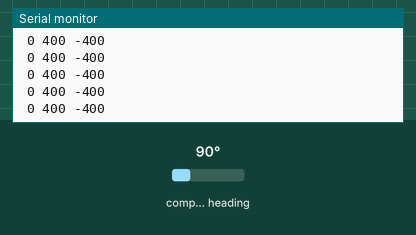
Bench run of a sketch on a simulated Arduino Uno, built with avr-gcc and run on an emulated ATmega328P. Parts: the last lines printed to the serial monitor. Wiring (inferred from the names in the program): HMC5883L compass at I2C address 0x1E. The test bench sets the inputs (shaded band); at power-on: compass heading 90°.

Above: at 1.2 s.
1.3 s: compass heading set to 7°
At 1.69 s:
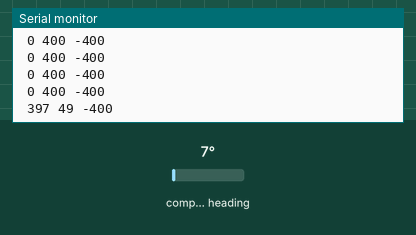
2.8 s: compass heading set to 180°
At 2.95 s:
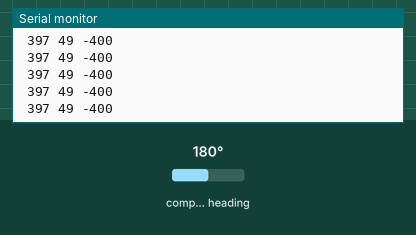
Timing chart, 0 to 5.8 s (numbered marks = the images above; inputs shaded):
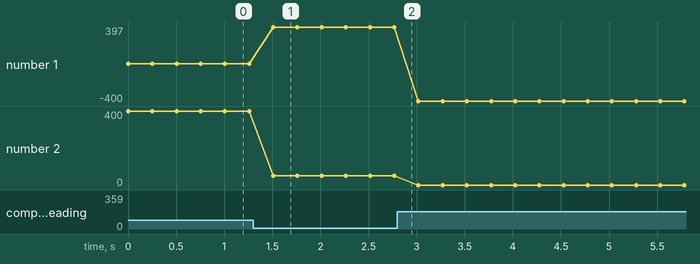

The sketch:

hmc5883.ino
```cpp
#include <Wire.h>

#define address 0x1E //I2C 7bit address of HMC5883

void setup(){

  Serial.begin(9600);
  Wire.begin();

  //Put the HMC5883 IC into the correct operating mode
  Wire.beginTransmission(address);
  Wire.write(0x02);
  Wire.write(0x00);
  Wire.endTransmission();

  /// 0x3C 0x01 0xA0   to set gain 5
  Wire.beginTransmission(address);
  Wire.write(0x3C);
  Wire.write(0x01);
  Wire.write(0xA0);
  Wire.endTransmission();
}

void loop(){

int x,y,z;

//begin reading data
Wire.beginTransmission(address);
Wire.write(0x03); //select register 3, X MSB register
Wire.endTransmission();

//Read data from each axis, 2 registers per axis
Wire.requestFrom(address, 6);
if(6<=Wire.available()){
    x = Wire.read()<<8; //X msb
    x |= Wire.read(); //X lsb
    z = Wire.read()<<8; //Z msb
    z |= Wire.read(); //Z lsb
    y = Wire.read()<<8; //Y msb
    y |= Wire.read(); //Y lsb
}

//Print out values of each axis
Serial.print(' ');
Serial.print(x);
Serial.print(' ');
Serial.print(y);
Serial.print(' ');
Serial.println(z);

delay(250);
}
```

Measured:
- after the input at 1.3 s, the serial monitor: prints a new line after 0.21 s (image 1)
- plotted number 1: 0 → 397 after the input at 1.3 s
- plotted number 2: 400 → 49 after the input at 1.3 s
